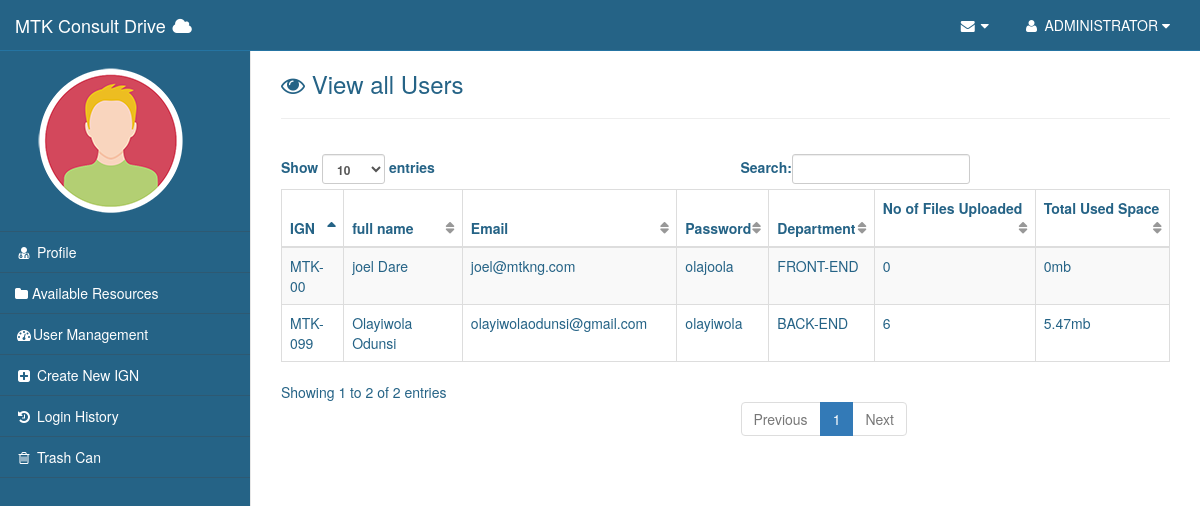
Page /home.php?page=users (signed in) on the committed database.
### tables this page shows
CREATE TABLE IF NOT EXISTS `users` (
  `id` int(11) NOT NULL AUTO_INCREMENT,
  `IGN` varchar(200) NOT NULL,
  `full_name` varchar(200) DEFAULT NULL,
  `password` varchar(200) DEFAULT NULL,
  `email` varchar(200) DEFAULT NULL,
  `department` int(10) DEFAULT NULL,
  `type` int(10) NOT NULL DEFAULT '1',
  PRIMARY KEY (`id`)
);

### inc/database.php (called while the page is built, shortened)
<?php
class Database{
	private $connection ;
	private $rowCount;
	public function __construct(){
		try{
		$this->connection = new PDO('mysql:host='.DBHOST.';port='.DBPORT.';dbname='.DBNAME,DBUSER,DBPASS);
		}
		catch(PDOException $e){
			echo "Connection error".$e->getMessage();
		}
	}
	private function query($sql,$array){
            $this->connection->setAttribute(PDO::ATTR_EMULATE_PREPARES,false);
            try{
            $result = $this->connection->prepare($sql);
                if(!$result->execute(array_values($array)))
                {
                }
            }
            catch (Exception $e){
                echo $e->getMessage();
            }
            catch(PDOException $e){
                echo $e->getMessage();
                echo 'fold';
            }
		return $result;
	}
	public function singleColumn($sql,$array){
            $result = $this->query($sql,$array);
            if($this->getRowCount() > 0){
                $this->singleField = $result->fetchAll();
                return $this->getRowCount();
            }
            else{
                return false;
            }
	}
	public function multipleColumn($sql,$array){
           $result = $this->query($sql, $array) ;
           return $result->fetchAll();
	}
	public function getRowCount(){
		return $this->rowCount;
	}
	public function setRowCount($count){
		$this->rowCount = $count;
	}
	public function __destruct(){
		$this->connection = null;
	}
}
?>

### inc/dept_name.php (called while the page is built)
<?php
function get_dept_name($dept_id){
     $dept_name = '';
    if($dept_id == 1){
        $dept_name = 'FRONT-END';
    }else if($dept_id == 2){
        $dept_name = 'BACK-END';
    }else if($dept_id == 3){
        $dept_name = 'ADMIN';
    }else if ($dept_id == 4) {
        $dept_name = 'ANALYST';
    }else{
        $dept_name = 'ALL DEPARTMENT';
    }
    return $dept_name;
}
?>

### pages/users.php (the view, shortened to what this page needs)
<?php
$db = new Database();
$val = $db->multipleColumn("SELECT * FROM `users` WHERE `IGN` NOT LIKE ?", array($uid));
function get_num_files($user_id){
    $db = new Database();
    $val = $db->singleColumn("SELECT count(`file_size`) as `file_count` FROM `files` WHERE `file_uploader_id` LIKE ? AND `presence` LIKE ?", array($user_id, 1));
    if($db->singleField[0]['file_count'] === NULL ||$db->singleField[0]['file_count'] == 0 ){
       return 0;
    }else{
        return $db->singleField[0]['file_count'];
    }
}
function get_used_space($user_id){
    $db = new Database();
    $val = $db->singleColumn("SELECT sum(`file_size`) as `total` FROM `files` WHERE `file_uploader_id` LIKE ? AND `presence` LIKE ?", array($user_id, 1));
    if($db->singleField[0]['total'] === NULL ||$db->singleField[0]['total'] == 0 ){
       return 0;
    }else{
        return round($db->singleField[0]['total']/(1024 * 1024), 2);
    }
}
?>
<div class="row">
<div class="col-lg-12">
        <h3><i class="fa fa-eye"> </i> View all Users</h3>
        <hr class="divider">
    <div class="panel-body">
        <div class="row">
           <div class="dataTable_wrapper">
                                <table class="table table-striped table-bordered table-hover" id="dataTables-example">
                                    <thead>
                                        <tr>
                                            <th>IGN</th>
                                            <th>full name</th>
                                            <th>Email</th>
                                            <th>Password</th>
                                            <th>Department</th>
                                            <th>No of Files Uploaded</th>
                                            <th>Total Used Space</th>
                                        </tr>
                                    </thead>
                                    <tbody>
                                        <?php
                                            foreach($val as $key=>$value){
                                                echo '<tr> <td>'.$value['IGN'].'</td><td>';
                                                    echo ($value['full_name'] === NULL)?"unassigned":$value['full_name'];
                                                    echo '</td><td>';
                                                        echo ($value['email'] === NULL)?"unassigned":$value['email'];
                                                        echo '</td><td>';
                                                        echo $value['password'];
                                                        echo '</td><td>';
                                                        echo ($value['department']=== NULL)?"unassigned":  get_dept_name($value['department']);
                                                        echo '</td>'. '<td>'.  get_num_files($value['IGN']).'</td><td>'.get_used_space($value['IGN']).'mb'.'</td>';
                                            }
                                        ?>
                                    </tbody>
                                </table>
                            </div>
        </div>
    </div>
</div>
</div>

### css/sb-admin-2.css (style rules this page uses)
body { background-color: #f8f8f8; }
table.dataTable thead .sorting, table.dataTable thead .sorting_asc, table.dataTable thead .sorting_desc, table.dataTable thead .sorting_asc_disabled, table.dataTable thead .sorting_desc_disabled { background: 0 0; }
table.dataTable thead .sorting_asc:after { content: "\f0de"; float: right; font-family: fontawesome; }
table.dataTable thead .sorting:after { content: "\f0dc"; float: right; font-family: fontawesome; color: rgba(50,50,50,.5); }

### css/style.css (style rules this page uses)
body { background-color:#256386; color: #256386; }

### rows in the picture
users: IGN "MTK-099", full_name "Olayiwola Odunsi", email "olayiwolaodunsi@gmail.com", password "olayiwola", department "BACK-END", IGN "6", IGN "5.47"
users: IGN "MTK-00", full_name "joel Dare", email "joel@mtkng.com", password "olajoola", department "FRONT-END", IGN "0"

### other values in the picture
$uname "ADMINISTRATOR"
